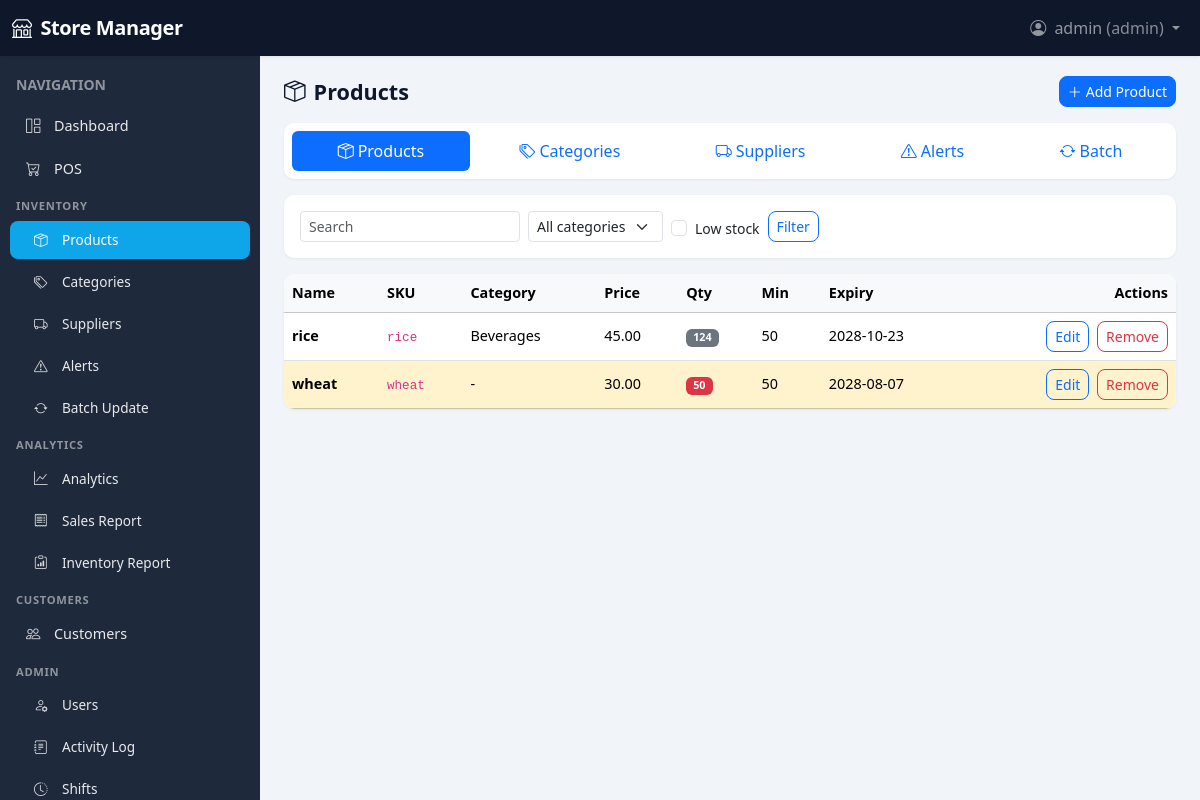
The page /inventory/ (signed in) on the database its author committed.
### app/models/user.py (models this page shows, shortened)
class User(UserMixin, db.Model):
    __tablename__ = "users"
    id = db.Column(db.Integer, primary_key=True)
    username = db.Column(db.String(80), unique=True, nullable=False, index=True)
    password_hash = db.Column(db.String(256), nullable=False)
    role = db.Column(db.String(20), nullable=False, default="cashier")  # admin, manager, cashier
    full_name = db.Column(db.String(120), nullable=True)
    email = db.Column(db.String(120), nullable=True)
    active = db.Column(db.Boolean, default=True)
    created_at = db.Column(db.DateTime, default=datetime.utcnow)
    sales = db.relationship("Sale", backref="user", lazy="dynamic", foreign_keys="Sale.user_id")
    activity_logs = db.relationship("ActivityLog", backref="user", lazy="dynamic")
    shifts = db.relationship("Shift", backref="user", lazy="dynamic")
    ROLES = ("admin", "manager", "cashier")
    def is_admin(self) -> bool:
        return self.role == "admin"
    def is_manager_or_above(self) -> bool:
        return self.role in ("admin", "manager")

### app/models/product.py (models this page shows, shortened)
class Product(db.Model):
    __tablename__ = "products"
    id = db.Column(db.Integer, primary_key=True)
    name = db.Column(db.String(120), nullable=False, index=True)
    category_id = db.Column(db.Integer, db.ForeignKey("categories.id"), nullable=True)
    price = db.Column(db.Numeric(12, 2), nullable=False, default=0)
    quantity = db.Column(db.Integer, nullable=False, default=0)
    unit = db.Column(db.String(20), nullable=True, default="pcs")  # pcs, kg, L, etc.
    expiration_date = db.Column(db.Date, nullable=True)
    sku = db.Column(db.String(60), unique=True, nullable=True, index=True)
    barcode = db.Column(db.String(60), unique=True, nullable=True, index=True)
    supplier_id = db.Column(db.Integer, db.ForeignKey("suppliers.id"), nullable=True)
    min_stock = db.Column(db.Integer, nullable=False, default=0)  # alert when quantity <= this
    created_at = db.Column(db.DateTime, default=datetime.utcnow)
    updated_at = db.Column(db.DateTime, default=datetime.utcnow, onupdate=datetime.utcnow)
    sale_items = db.relationship("SaleItem", backref="product", lazy="dynamic")
    @property
    def is_low_stock(self) -> bool:
        return self.quantity <= self.min_stock

### app/models/category.py (models this page shows, shortened)
class Category(db.Model):
    __tablename__ = "categories"
    id = db.Column(db.Integer, primary_key=True)
    name = db.Column(db.String(80), nullable=False, unique=True, index=True)
    description = db.Column(db.String(255), nullable=True)
    products = db.relationship("Product", backref="category", lazy="dynamic")

### app/routes/inventory.py (the view)
@inventory_bp.route("/")
@login_required
def product_list():
    page = request.args.get("page", 1, type=int)
    category_id = request.args.get("category_id", type=int)
    search = request.args.get("search", "").strip() or None
    low_stock = request.args.get("low_stock", type=lambda x: x == "1")
    pagination = inv.get_products_paginated(
        page=page, category_id=category_id, search=search, low_stock_only=low_stock
    )
    categories = inv.get_categories_all()
    return render_template(
        "inventory/product_list.html",
        pagination=pagination,
        categories=categories,
        category_id=category_id,
        search=search,
        low_stock=low_stock,
    )

### app/services/inventory_service.py (called while the page is built, shortened)
def get_products_paginated(page=1, per_page=20, category_id=None, search=None, low_stock_only=False):
    q = Product.query
    if category_id is not None:
        q = q.filter(Product.category_id == category_id)
    if low_stock_only:
        q = q.filter(Product.quantity <= Product.min_stock)
    q = q.order_by(Product.name)
    return q.paginate(page=page, per_page=per_page, error_out=False)

def get_categories_all():
    return Category.query.order_by(Category.name).all()

### app/templates/inventory/product_list.html (shortened to what this page needs)
{% extends "base.html" %}
{% block content %}
<div class="page-header d-flex flex-wrap justify-content-between align-items-center gap-2 mb-3">
  <h1 class="h4 mb-0"><i class="bi bi-box-seam me-2"></i>Products</h1>
  {% if current_user.is_manager_or_above() %}
  <a href="{{ url_for('inventory.product_add') }}" class="btn btn-primary btn-sm"><i class="bi bi-plus-lg me-1"></i>Add Product</a>
  {% endif %}
</div>
{% include "includes/inventory_nav.html" %}
<form method="get" class="card p-3 mb-3">
  <div class="row g-2 align-items-end">
    <div class="col-auto"><input type="text" name="search" class="form-control form-control-sm" placeholder="Search" value="{{ search or '' }}" style="min-width: 140px;"></div>
    <div class="col-auto"><select name="category_id" class="form-select form-select-sm" style="min-width: 120px;"><option value="">All categories</option></select></div>
    <div class="col-auto"><div class="form-check"><input type="checkbox" name="low_stock" value="1" class="form-check-input" id="lowStock" {{ 'checked' if low_stock else '' }}><label class="form-check-label small" for="lowStock">Low stock</label></div></div>
    <div class="col-auto"><button type="submit" class="btn btn-outline-primary btn-sm">Filter</button></div>
  </div>
</form>
<div class="card overflow-hidden">
  <div class="table-responsive">
    <table class="table table-hover align-middle mb-0">
      <thead class="table-light"><tr><th>Name</th><th>SKU</th><th>Category</th><th>Price</th><th>Qty</th><th>Min</th><th>Expiry</th>{% if current_user.is_manager_or_above() %}<th class="text-end">Actions</th>{% endif %}</tr></thead>
      <tbody>
        {% for p in pagination.items %}
        <tr class="{{ 'table-warning' if p.is_low_stock else '' }}">
          <td><strong>{{ p.name }}</strong></td>
          <td><code class="small">{{ p.sku or '-' }}</code></td>
          <td>{{ p.category.name if p.category else '-' }}</td>
          <td>{{ p.price }}</td>
          <td><span class="badge {{ 'bg-danger' if p.is_low_stock else 'bg-secondary' }}">{{ p.quantity }}</span></td>
          <td>{{ p.min_stock }}</td>
          <td>{{ p.expiration_date.strftime('%Y-%m-%d') if p.expiration_date else '-' }}</td>
          {% if current_user.is_manager_or_above() %}
          <td class="text-end">
            <a href="{{ url_for('inventory.product_edit', product_id=p.id) }}" class="btn btn-sm btn-outline-primary me-1">Edit</a>
            <form method="post" action="{{ url_for('inventory.product_delete', product_id=p.id) }}" class="d-inline" onsubmit="return confirm('Remove this product?');">
              <button type="submit" class="btn btn-sm btn-outline-danger">Remove</button>
            </form>
          </td>
          {% endif %}
        </tr>
        {% else %}
        <tr><td colspan="{% if current_user.is_manager_or_above() %}8{% else %}7{% endif %}" class="text-muted text-center py-4">No products found.</td></tr>
        {% endfor %}
      </tbody>
    </table>
  </div>
</div>
{% endblock %}

### app/templates/base.html (shortened to what this page needs)
<!DOCTYPE html>
<html lang="en">
<head>
  <link href="https://cdn.jsdelivr.net/npm/bootstrap@5.3.2/dist/css/bootstrap.min.css" rel="stylesheet">
  <link href="https://cdn.jsdelivr.net/npm/bootstrap-icons@1.11.1/font/bootstrap-icons.css" rel="stylesheet">
</head>
<body>
  <nav class="navbar navbar-expand-lg navbar-dark fixed-top" style="height: var(--navbar-height);">
    <div class="container-fluid">
      <a class="navbar-brand" href="{{ url_for('main.dashboard') }}"><i class="bi bi-shop me-1"></i> Store Manager</a>
      <div class="collapse navbar-collapse" id="navMain">
        <ul class="navbar-nav ms-auto">
          {% if current_user.is_authenticated %}
          <li class="nav-item dropdown">
            <a class="nav-link dropdown-toggle" href="#" id="userMenu" role="button" data-bs-toggle="dropdown">
              <i class="bi bi-person-circle me-1"></i> {{ current_user.username }} <span class="text-white-50">({{ current_user.role }})</span>
            </a>
          </li>
          {% endif %}
        </ul>
      </div>
    </div>
  </nav>
  <div class="d-flex">
    {% if current_user.is_authenticated %}
    <aside class="sidebar flex-shrink-0" id="sidebar">
      <div class="p-3 pb-0">
        <span class="text-white-50 small text-uppercase fw-semibold">Navigation</span>
      </div>
      <ul class="nav flex-column py-2">
        <li class="nav-item">
          <a class="nav-link {{ 'active' if request.endpoint == 'main.dashboard' else '' }}" href="{{ url_for('main.dashboard') }}">
            <i class="bi bi-grid-1x2 me-2"></i>Dashboard
          </a>
        </li>
        <li class="nav-item">
          <a class="nav-link {{ 'active' if request.endpoint and request.endpoint.startswith('pos.') else '' }}" href="{{ url_for('pos.index') }}">
            <i class="bi bi-cart-check me-2"></i>POS
          </a>
        </li>
        <li class="nav-section-label">Inventory</li>
        <li class="nav-item">
          <a class="nav-link sub {{ 'active' if request.endpoint in ['inventory.product_list', 'inventory.product_add', 'inventory.product_edit'] else '' }}" href="{{ url_for('inventory.product_list') }}">
            <i class="bi bi-box-seam me-2"></i>Products
          </a>
        </li>
        {% if current_user.is_manager_or_above() %}
        <li class="nav-item">
          <a class="nav-link sub {{ 'active' if request.endpoint in ['inventory.category_list', 'inventory.category_add', 'inventory.category_edit'] else '' }}" href="{{ url_for('inventory.category_list') }}">
            <i class="bi bi-tags me-2"></i>Categories
          </a>
        </li>
        <li class="nav-item">
          <a class="nav-link sub {{ 'active' if request.endpoint in ['inventory.supplier_list', 'inventory.supplier_add', 'inventory.supplier_edit'] else '' }}" href="{{ url_for('inventory.supplier_list') }}">
            <i class="bi bi-truck me-2"></i>Suppliers
          </a>
        </li>
        <li class="nav-item">
          <a class="nav-link sub {{ 'active' if request.endpoint == 'inventory.alerts' else '' }}" href="{{ url_for('inventory.alerts') }}">
            <i class="bi bi-exclamation-triangle me-2"></i>Alerts
          </a>
        </li>
        <li class="nav-item">
          <a class="nav-link sub {{ 'active' if request.endpoint == 'inventory.batch_update' else '' }}" href="{{ url_for('inventory.batch_update') }}">
            <i class="bi bi-arrow-repeat me-2"></i>Batch Update
          </a>
        </li>
        <li class="nav-section-label">Analytics</li>
        <li class="nav-item">
          <a class="nav-link sub {{ 'active' if request.endpoint == 'analytics.dashboard' else '' }}" href="{{ url_for('analytics.dashboard') }}">
            <i class="bi bi-graph-up me-2"></i>Analytics
          </a>
        </li>
        <li class="nav-item">
          <a class="nav-link sub {{ 'active' if request.endpoint == 'analytics.sales_report_page' else '' }}" href="{{ url_for('analytics.sales_report_page') }}">
            <i class="bi bi-receipt me-2"></i>Sales Report
          </a>
        </li>
        <li class="nav-item">
          <a class="nav-link sub {{ 'active' if request.endpoint == 'analytics.inventory_report' else '' }}" href="{{ url_for('analytics.inventory_report') }}">
            <i class="bi bi-clipboard-data me-2"></i>Inventory Report
          </a>
        </li>
        {% endif %}
        {% if current_user.is_manager_or_above() %}
        <li class="nav-section-label">Customers</li>
        <li class="nav-item">
          <a class="nav-link {{ 'active' if request.endpoint and request.endpoint.startswith('customers.') else '' }}" href="{{ url_for('customers.customer_list') }}">
            <i class="bi bi-people me-2"></i>Customers
          </a>
        </li>
        {% endif %}
        {% if current_user.is_admin() %}
        <li class="nav-section-label">Admin</li>
        <li class="nav-item">
          <a class="nav-link sub {{ 'active' if request.endpoint == 'users.user_list' else '' }}" href="{{ url_for('users.user_list') }}">
            <i class="bi bi-person-gear me-2"></i>Users
          </a>
        </li>
        <li class="nav-item">
          <a class="nav-link sub {{ 'active' if request.endpoint == 'users.activity_log' else '' }}" href="{{ url_for('users.activity_log') }}">
            <i class="bi bi-journal-text me-2"></i>Activity Log
          </a>
        </li>
        <li class="nav-item">
          <a class="nav-link sub {{ 'active' if request.endpoint == 'users.shift_list' else '' }}" href="{{ url_for('users.shift_list') }}">
            <i class="bi bi-clock-history me-2"></i>Shifts
          </a>
        </li>
        {% endif %}
      </ul>
    </aside>
    {% endif %}
    <div class="main-wrap flex-grow-1">
      <main class="main-content">
        {% block content %}{% endblock %}
      </main>
    </div>
  </div>
</body>
</html>

### app/templates/includes/inventory_nav.html
{% if current_user.is_manager_or_above() %}
<nav class="nav nav-pills nav-fill gap-1 mb-3 flex-wrap" style="background: #fff; padding: .5rem; border-radius: 10px; box-shadow: 0 1px 3px rgba(0,0,0,.06);">
  <a class="nav-link {{ 'active' if request.endpoint in ['inventory.product_list', 'inventory.product_add', 'inventory.product_edit'] else '' }}" href="{{ url_for('inventory.product_list') }}"><i class="bi bi-box-seam me-1"></i>Products</a>
  <a class="nav-link {{ 'active' if request.endpoint in ['inventory.category_list', 'inventory.category_add', 'inventory.category_edit'] else '' }}" href="{{ url_for('inventory.category_list') }}"><i class="bi bi-tags me-1"></i>Categories</a>
  <a class="nav-link {{ 'active' if request.endpoint in ['inventory.supplier_list', 'inventory.supplier_add', 'inventory.supplier_edit'] else '' }}" href="{{ url_for('inventory.supplier_list') }}"><i class="bi bi-truck me-1"></i>Suppliers</a>
  <a class="nav-link {{ 'active' if request.endpoint == 'inventory.alerts' else '' }}" href="{{ url_for('inventory.alerts') }}"><i class="bi bi-exclamation-triangle me-1"></i>Alerts</a>
  <a class="nav-link {{ 'active' if request.endpoint == 'inventory.batch_update' else '' }}" href="{{ url_for('inventory.batch_update') }}"><i class="bi bi-arrow-repeat me-1"></i>Batch</a>
</nav>
{% endif %}

### app/templates/base.html (style rules this page uses)
:root { --sidebar-width: 260px; --navbar-height: 56px; --sidebar-bg: #1e293b; --sidebar-hover: rgba(255,255,255,.08); --sidebar-active: #0ea5e9; --sidebar-text: rgba(255,255,255,.9); --content-bg: #f1f5f9; --card-shadow: 0 1px 3px rgba(0,0,0,.06); --card-radius: 10px; }
body { min-height: 100vh; background: var(--content-bg); font-family: system-ui, -apple-system, sans-serif; }
.navbar { box-shadow: 0 1px 3px rgba(0,0,0,.08); background: #0f172a !important; }
.navbar-brand { font-weight: 600; letter-spacing: -0.02em; }
.sidebar { width: var(--sidebar-width); min-height: calc(100vh - var(--navbar-height)); background: var(--sidebar-bg); position: fixed; left: 0; top: var(--navbar-height); z-index: 1020; overflow-y: auto; transition: transform .2s ease, box-shadow .2s ease; }
.sidebar .nav-section-label { color: rgba(255,255,255,.5); font-size: .7rem; font-weight: 600; text-transform: uppercase; letter-spacing: .06em; padding: .5rem 1rem .25rem; }
.sidebar .nav-link { color: var(--sidebar-text); padding: .55rem 1rem; border-radius: 8px; margin: 2px 10px; font-size: .9rem; display: flex; align-items: center; }
.sidebar .nav-link i { opacity: .9; width: 1.25rem; }
.sidebar .nav-link.active { background: var(--sidebar-active); color: #fff; }
.sidebar .nav-link.sub { padding-left: 1.5rem; font-size: .85rem; }
.main-wrap { margin-left: var(--sidebar-width); padding-top: var(--navbar-height); min-height: 100vh; }
.main-content { padding: 1.25rem 1.5rem; max-width: 1400px; margin: 0 auto; }
.page-header { margin-bottom: 1.25rem; }
.page-header h1 { font-size: 1.35rem; font-weight: 600; color: #0f172a; margin: 0; }
.card { border: none; border-radius: var(--card-radius); box-shadow: var(--card-shadow); }
.table { font-size: .9rem; }
.btn { border-radius: 8px; font-weight: 500; }

### rows shown on the page
User: username "admin", role "admin"
Product: name "rice", sku "rice", category "Beverages", price "45.00", quantity "124", min_stock "50", expiration_date "2028-10-23"
Product: name "wheat", sku "wheat", category "-", price "30.00", quantity "50", min_stock "50", expiration_date "2028-08-07"
